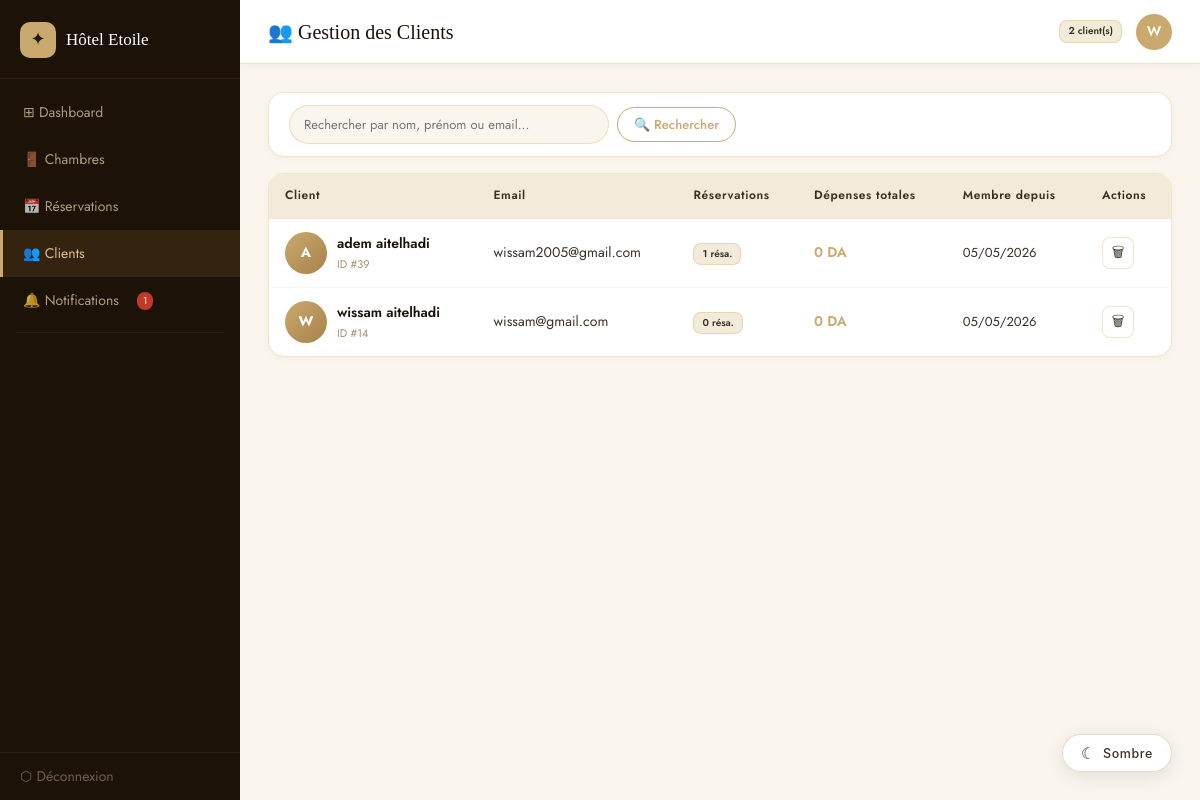
The page /clients.php (signed in) on the database its author committed.
### tables this page shows
CREATE TABLE `users` (
  `id` int(11) NOT NULL,
  `nom` varchar(100) NOT NULL,
  `prenom` varchar(100) NOT NULL,
  `email` varchar(150) NOT NULL,
  `password` varchar(255) NOT NULL,
  `role` enum('admin','client') DEFAULT 'client',
  `created_at` timestamp NOT NULL DEFAULT current_timestamp()
);

### notif_helper.php (called while the page is built, shortened)
<?php
function compterNotificationsNonLues($conn, $user_id) {
    $r = $conn->query("SELECT COUNT(*) FROM notifications WHERE user_id=$user_id AND lu=0");
    return $r->fetch_row()[0];
}
?>

### clients.php (the view, shortened to what this page needs)
<?php
require_once 'database.php';
require_once 'notif_helper.php';
$search = trim($_GET['search'] ?? '');
$where  = "WHERE role='client'";
$clients      = $conn->query("SELECT u.*, (SELECT COUNT(*) FROM reservations WHERE user_id=u.id) AS nb_resa, (SELECT COALESCE(SUM(prix_total),0) FROM reservations WHERE user_id=u.id AND statut IN ('confirmee','terminee')) AS total_depense FROM users u $where ORDER BY u.created_at DESC")->fetch_all(MYSQLI_ASSOC);
$notifs_count = compterNotificationsNonLues($conn, $_SESSION['user_id']);
?>
<!DOCTYPE html>
<html lang="fr">
<head>
    <link rel="stylesheet" href="style.css">
    <link rel="stylesheet" href="theme.css">
</head>
<body>
<div class="sidebar" id="sidebar">
    <div class="sidebar-brand">
        <div class="sidebar-brand-icon">✦</div>
        <span>Hôtel Etoile</span>
    </div>
    <nav class="sidebar-nav">
        <a href="dashboard.php"   class="sidebar-link">⊞ Dashboard</a>
        <a href="rooms.php"       class="sidebar-link">🚪 Chambres</a>
        <a href="reservation.php" class="sidebar-link">📅 Réservations</a>
        <a href="clients.php"     class="sidebar-link active">👥 Clients</a>
        <a href="notifications.php" class="sidebar-link">
            🔔 Notifications
            <?php if ($notifs_count > 0): ?><span class="sidebar-badge"><?= $notifs_count ?></span><?php endif; ?>
        </a>
        <hr class="sidebar-sep">
    </nav>
    <a href="logout.php" class="sidebar-logout">⬡ Déconnexion</a>
</div>
<div class="admin-layout">
    <div class="topbar">
        <div style="display:flex;align-items:center;gap:8px;">
            <h5>👥 Gestion des Clients</h5>
        </div>
        <div class="topbar-right">
            <span class="badge badge-type"><?= count($clients) ?> client(s)</span>
            <div class="topbar-avatar"><?= strtoupper(substr($_SESSION['prenom'],0,1)) ?></div>
        </div>
    </div>
    <div class="admin-main">
        <div class="table-card" style="margin-bottom:16px;padding:12px 20px">
            <form method="GET" style="display:flex;gap:8px;align-items:center;flex-wrap:wrap;">
                <input type="text" name="search" class="search-input" placeholder="Rechercher par nom, prénom ou email..." value="<?= htmlspecialchars($search) ?>">
                <button type="submit" class="btn btn-outline-gold btn-sm">🔍 Rechercher</button>
            </form>
        </div>
        <div class="table-card">
            <div style="overflow-x:auto">
                <table class="he-table">
                    <thead>
                        <tr>
                            <th>Client</th>
                            <th>Email</th>
                            <th>Réservations</th>
                            <th>Dépenses totales</th>
                            <th>Membre depuis</th>
                            <th>Actions</th>
                        </tr>
                    </thead>
                    <tbody>
                        <?php foreach ($clients as $c): ?>
                        <tr>
                            <td>
                                <div style="display:flex;align-items:center;gap:10px">
                                    <div class="client-avatar"><?= strtoupper(substr($c['prenom'],0,1)) ?></div>
                                    <div>
                                        <div style="font-weight:600"><?= htmlspecialchars($c['prenom'].' '.$c['nom']) ?></div>
                                        <div style="font-size:11px;color:var(--text-light)">ID #<?= $c['id'] ?></div>
                                    </div>
                                </div>
                            </td>
                            <td style="color:var(--text-mid)"><?= htmlspecialchars($c['email']) ?></td>
                            <td><span class="badge badge-type"><?= $c['nb_resa'] ?> résa.</span></td>
                            <td style="color:var(--gold);font-weight:600"><?= number_format($c['total_depense'], 0, ',', ' ') ?> DA</td>
                            <td style="color:var(--text-mid);font-size:13px"><?= date('d/m/Y', strtotime($c['created_at'])) ?></td>
                            <td>
                                <a href="clients.php?delete=<?= $c['id'] ?>" class="icon-btn danger"
                                   onclick="return confirm('Supprimer ce client et toutes ses réservations ?')" title="Supprimer">🗑</a>
                            </td>
                        </tr>
                        <?php endforeach; ?>
                    </tbody>
                </table>
            </div>
        </div>
    </div>
</div>
</body>
</html>

### theme.css (style rules this page uses)
:root { --gold: #C9A96E; --gold-light: #DFC08A; --gold-dark: #A8824A; }
[data-theme="light"], :root:not([data-theme="dark"]) { --bg: #faf9f7; --bg-alt: #F7F3EC; --bg-card: #ffffff; --bg-panel: #ffffff; --bg-input: #ffffff; --bg-nav: rgba(253, 250, 245, 0.97); --text-main: #1a1a1a; --text-mid: #3A3228; --text-muted: #8A7D6E; --border: #E8DDD0; --border-focus: #C9A96E; --shadow: rgba(0, 0, 0, 0.07); --shadow-lg: rgba(0, 0, 0, 0.12); --hero-overlay: rgba(14, 12, 10, 0.55); --nav-text: #4a4a4a; --nav-link: #4a4a4a; --success-bg: #d4edda; --success-text: #155724; --danger-bg: #f8d7da; --danger-text: #721c24; --panel-left-bg: linear-gradient(160deg, #1C1915 0%, #2E2318 50%, #3D2B1F 100%); }
body { background: var(--bg) !important; color: var(--text-main) !important; transition: background 0.35s ease, color 0.35s ease; }

### rows shown on the page
users: prenom "A", prenom+nom "adem aitelhadi", id "39", email "wissam2005@gmail.com", nb_resa "1", total_depense "0", created_at "05/05/2026"
users: prenom "W", prenom+nom "wissam aitelhadi", id "14", email "wissam@gmail.com", nb_resa "0", total_depense "0", created_at "05/05/2026"

### other values the page prints
$notifs_count "1"
count($clients) "2"
substr($_SESSION['prenom'],0,1) "W"
